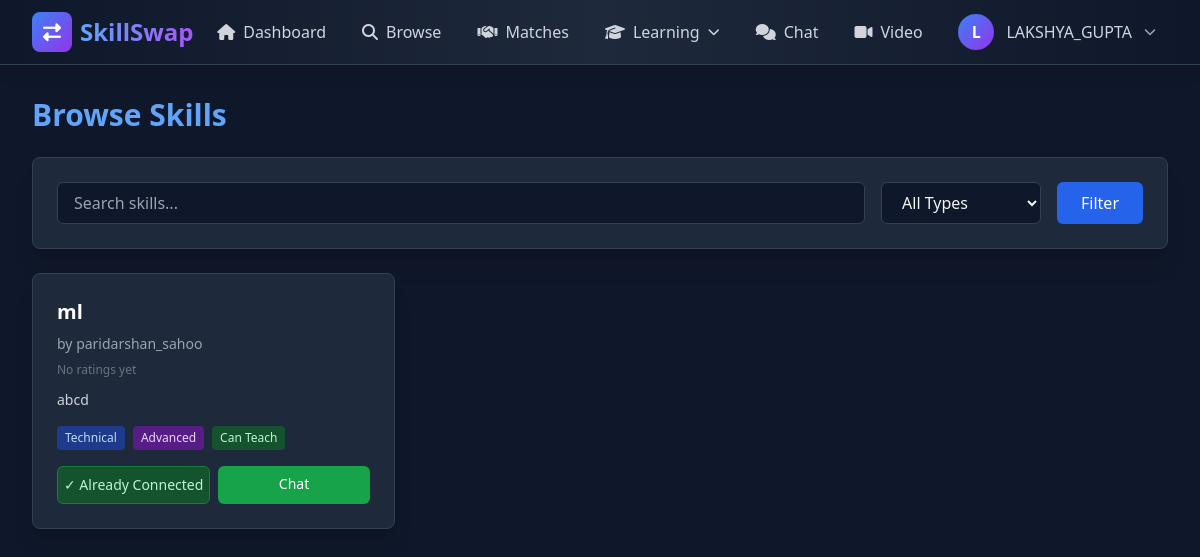
Page /dashboard/browse/ (signed in) on the earlier database version.
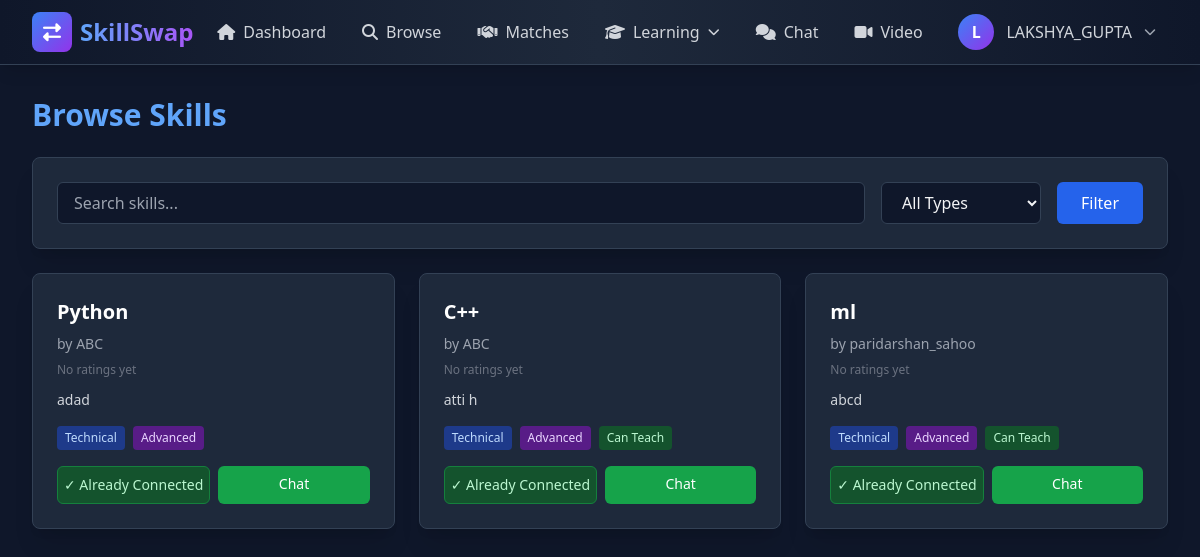
Same page on the later database version.
### users/models.py (models this page shows, shortened)
class Skill(models.Model):
    SKILL_TYPES = (
        ('technical', 'Technical'),
        ('non_technical', 'Non-Technical'),
    )
    SKILL_LEVELS = (
        ('beginner', 'Beginner'),
        ('intermediate', 'Intermediate'),
        ('advanced', 'Advanced'),
        ('expert', 'Expert'),
    )
    user = models.ForeignKey(User, on_delete=models.CASCADE, related_name='skills')
    name = models.CharField(max_length=100)
    skill_type = models.CharField(max_length=20, choices=SKILL_TYPES)
    level = models.CharField(max_length=20, choices=SKILL_LEVELS)
    description = models.TextField()
    can_teach = models.BooleanField(default=False)
    want_to_learn = models.BooleanField(default=False)
    created_at = models.DateTimeField(auto_now_add=True)
    class Meta:
        ordering = ['-created_at']

### dashboard/views.py (the view)
# urls.py: path('browse/', views.browse_skills, name='browse_skills'),
@login_required
def browse_skills(request):
    skill_type = request.GET.get('type', '')
    search = request.GET.get('search', '')
    skills = Skill.objects.exclude(user=request.user).select_related('user')
    if skill_type:
        skills = skills.filter(skill_type=skill_type)
    if search:
        skills = skills.filter(Q(name__icontains=search) | Q(description__icontains=search))
    connected_users = set()
    accepted_matches = SkillMatch.objects.filter(
        Q(user=request.user, status='accepted') |
        Q(matched_user=request.user, status='accepted')
    ).select_related('user', 'matched_user')
    for match in accepted_matches:
        if match.user == request.user:
            connected_users.add(match.matched_user.id)
        else:
            connected_users.add(match.user.id)
    user_ids = list(skills.values_list('user_id', flat=True).distinct())
    rating_rows = VideoCallRating.objects.filter(rated_user_id__in=user_ids).values('rated_user_id').annotate(
        avg_teaching=Avg('teaching_rating'),
        avg_learning=Avg('learning_rating'),
        total_ratings=Count('id'),
    )
    user_ratings = {
        row['rated_user_id']: {
            'avg_teaching': round(row['avg_teaching'], 1) if row['avg_teaching'] is not None else None,
            'avg_learning': round(row['avg_learning'], 1) if row['avg_learning'] is not None else None,
            'total_ratings': row['total_ratings'],
        }
        for row in rating_rows
    }
    for skill in skills:
        skill.rating_summary = user_ratings.get(skill.user_id)
    context = {
        'skills': skills,
        'skill_type': skill_type,
        'search': search,
        'connected_users': connected_users,
    }
    return render(request, 'dashboard/browse_skills.html', context)

### dashboard/templates/dashboard/browse_skills.html (shortened to what this page needs)
{% extends 'base.html' %}
{% block content %}
<div class="space-y-6">
    <h1 class="text-3xl font-bold text-blue-400">Browse Skills</h1>
    <div class="bg-dark-card rounded-lg shadow-xl p-6 border border-dark-border">
        <form method="get" class="flex flex-wrap gap-4">
            <div class="flex-1 min-w-64">
                <input type="text" name="search" value="{{ search }}" placeholder="Search skills..."
                       class="w-full bg-dark-bg border border-dark-border rounded-md px-4 py-2 text-gray-100">
            </div>
            <select name="type" class="bg-dark-bg border border-dark-border rounded-md px-4 py-2 text-gray-100">
                <option value="">All Types</option>
            </select>
            <button type="submit" class="bg-blue-600 hover:bg-blue-700 text-white px-6 py-2 rounded-md">
                Filter
            </button>
        </form>
    </div>
    <div class="grid grid-cols-1 md:grid-cols-2 lg:grid-cols-3 gap-6">
        {% for skill in skills %}
        <div class="bg-dark-card rounded-lg shadow-xl p-6 border border-dark-border hover:border-blue-500 transition">
            <h3 class="text-xl font-bold text-white mb-2">{{ skill.name }}</h3>
            <p class="text-sm text-gray-400 mb-2">by {{ skill.user.username }}</p>
            {% if skill.rating_summary %}
            <div class="mb-3 text-xs text-gray-300 space-y-1">
                <p>
                    Avg Teaching: <span class="text-yellow-300 font-semibold">{{ skill.rating_summary.avg_teaching }}/5</span>
                </p>
                <p>
                    Avg Learning: <span class="text-yellow-300 font-semibold">{{ skill.rating_summary.avg_learning }}/5</span>
                    <span class="text-gray-500">({{ skill.rating_summary.total_ratings }} ratings)</span>
                </p>
            </div>
            {% else %}
            <p class="text-xs text-gray-500 mb-3">No ratings yet</p>
            {% endif %}
            <p class="text-sm text-gray-300 mb-4">{{ skill.description|truncatewords:15 }}</p>
            <div class="flex flex-wrap gap-2 mb-4">
                <span class="bg-blue-900 text-blue-200 text-xs px-2 py-1 rounded">
                    {{ skill.get_skill_type_display }}
                </span>
                <span class="bg-purple-900 text-purple-200 text-xs px-2 py-1 rounded">
                    {{ skill.get_level_display }}
                </span>
                {% if skill.can_teach %}
                <span class="bg-green-900 text-green-200 text-xs px-2 py-1 rounded">Can Teach</span>
                {% endif %}
            </div>
            <div class="flex space-x-2">
                {% if skill.user.id in connected_users %}
                <div class="flex-1 bg-green-900 border border-green-700 text-green-200 text-center py-2 rounded-md text-sm">
                    ✓ Already Connected
                </div>
                {% else %}
                <a href="{% url 'dashboard:send_match' skill.id %}"
                   class="flex-1 bg-blue-600 hover:bg-blue-700 text-white text-center py-2 rounded-md text-sm">
                    Connect
                </a>
                {% endif %}
                <a href="{% url 'chat:start_chat' skill.user.id %}"
                   class="flex-1 bg-green-600 hover:bg-green-700 text-white text-center py-2 rounded-md text-sm">
                    Chat
                </a>
            </div>
        </div>
        {% empty %}
        <p class="text-gray-400 col-span-3 text-center py-8">No skills found.</p>
        {% endfor %}
    </div>
</div>
{% endblock %}

### templates/base.html (shortened to what this page needs)
<!DOCTYPE html>
<html lang="en" class="dark">
<head>
    <script src="https://cdn.tailwindcss.com"></script>
    <link rel="stylesheet" href="https://cdnjs.cloudflare.com/ajax/libs/font-awesome/6.4.0/css/all.min.css">
</head>
<body class="bg-dark-bg text-gray-100 min-h-screen">
    <nav class="bg-gradient-to-r from-slate-900 via-slate-800 to-slate-900 border-b border-slate-700 shadow-lg sticky top-0 z-50 backdrop-blur-sm bg-opacity-95">
        <div class="max-w-7xl mx-auto px-4 sm:px-6 lg:px-8">
            <div class="flex justify-between h-16">
                <div class="flex items-center">
                    <a href="{% url 'dashboard:home' %}" class="flex items-center space-x-2 group">
                        <div class="w-10 h-10 bg-gradient-to-br from-blue-500 to-purple-600 rounded-lg flex items-center justify-center transform group-hover:scale-110 transition-transform duration-300">
                            <i class="fas fa-exchange-alt text-white text-lg"></i>
                        </div>
                        <span class="text-2xl font-bold bg-gradient-to-r from-blue-400 to-purple-500 bg-clip-text text-transparent">SkillSwap</span>
                    </a>
                </div>
                {% if user.is_authenticated %}
                <div class="hidden lg:flex items-center space-x-1">
                    <a href="{% url 'dashboard:home' %}" class="nav-link px-4 py-2 text-gray-300 hover:text-white rounded-md hover:bg-slate-700/50 flex items-center space-x-2">
                        <i class="fas fa-home"></i>
                        <span>Dashboard</span>
                    </a>
                    <a href="{% url 'dashboard:browse_skills' %}" class="nav-link px-4 py-2 text-gray-300 hover:text-white rounded-md hover:bg-slate-700/50 flex items-center space-x-2">
                        <i class="fas fa-search"></i>
                        <span>Browse</span>
                    </a>
                    <a href="{% url 'dashboard:my_matches' %}" class="nav-link px-4 py-2 text-gray-300 hover:text-white rounded-md hover:bg-slate-700/50 flex items-center space-x-2">
                        <i class="fas fa-handshake"></i>
                        <span>Matches</span>
                    </a>
                    <div class="dropdown relative">
                        <button class="nav-link px-4 py-2 text-gray-300 hover:text-white rounded-md hover:bg-slate-700/50 flex items-center space-x-2">
                            <i class="fas fa-graduation-cap"></i>
                            <span>Learning</span>
                            <i class="fas fa-chevron-down text-xs"></i>
                        </button>
                    </div>
                    <a href="{% url 'chat:chat_list' %}" class="nav-link px-4 py-2 text-gray-300 hover:text-white rounded-md hover:bg-slate-700/50 flex items-center space-x-2">
                        <i class="fas fa-comments"></i>
                        <span>Chat</span>
                    </a>
                    <a href="{% url 'video:call_list' %}" class="nav-link px-4 py-2 text-gray-300 hover:text-white rounded-md hover:bg-slate-700/50 flex items-center space-x-2">
                        <i class="fas fa-video"></i>
                        <span>Video</span>
                    </a>
                </div>
                <div class="flex items-center space-x-4">
                    <div class="dropdown relative hidden lg:block">
                        <button class="flex items-center space-x-3 px-3 py-2 rounded-lg hover:bg-slate-700/50 transition-colors">
                            <div class="w-9 h-9 bg-gradient-to-br from-blue-500 to-purple-600 rounded-full flex items-center justify-center text-white font-semibold">
                                {{ user.username.0|upper }}
                            </div>
                            <span class="text-gray-300 font-medium">{{ user.username }}</span>
                            <i class="fas fa-chevron-down text-xs text-gray-400"></i>
                        </button>
                    </div>
                </div>
                {% endif %}
            </div>
        </div>
    </nav>
    <main class="max-w-7xl mx-auto px-4 sm:px-6 lg:px-8 py-8">
        {% block content %}{% endblock %}
    </main>
</body>
</html>

### templates/base.html (style rules this page uses)
.nav-link { position: relative; transition: all 0.3s ease; }
.nav-link::after { content: ''; position: absolute; bottom: -2px; left: 50%; width: 0; height: 2px; background: linear-gradient(90deg, #3b82f6, #8b5cf6); transition: all 0.3s ease; transform: translateX(-50%); }
.dropdown { position: relative; }
.dropdown::before { content: ''; position: absolute; top: 100%; left: 0; right: 0; height: 0.5rem; }

### dashboard/templates/dashboard/browse_skills.html (style rules this page uses)
input, select { background-color: #0f172a; border: 1px solid #334155; color: #f1f5f9; }

Differences in the rows shown:
added Skill: name "Python", user.username "ABC", shows "No ratings yet", description "adad", skill_type "Technical", level "Advanced", shows "✓ Already Connected"
added Skill: name "C++", user.username "ABC", shows "No ratings yet", description "atti h", skill_type "Technical", level "Advanced", can_teach "Can Teach", shows "✓ Already Connected"
